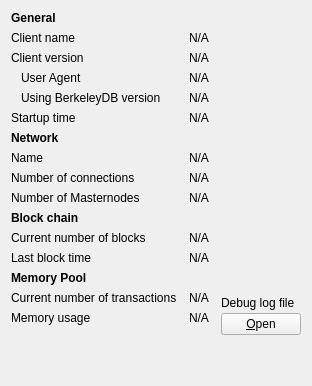
     <widget class="QWidget" name="tab_info">
      <attribute name="title">
       <string>&amp;Information</string>
      </attribute>
      <layout class="QGridLayout" name="gridLayout" columnstretch="0,1,0">
       <property name="horizontalSpacing">
        <number>12</number>
       </property>
       <item row="0" column="0">
        <widget class="QLabel" name="label_9">
         <property name="font">
          <font>
           <weight>75</weight>
           <bold>true</bold>
          </font>
         </property>
         <property name="text">
          <string>General</string>
         </property>
        </widget>
       </item>
       <item row="1" column="0">
        <widget class="QLabel" name="label_5">
         <property name="text">
          <string>Client name</string>
         </property>
        </widget>
       </item>
       <item row="1" column="1" colspan="2">
        <widget class="QLabel" name="clientName">
         <property name="cursor">
          <cursorShape>IBeamCursor</cursorShape>
         </property>
         <property name="text">
          <string>N/A</string>
         </property>
         <property name="textFormat">
          <enum>Qt::PlainText</enum>
         </property>
         <property name="textInteractionFlags">
          <set>Qt::LinksAccessibleByMouse|Qt::TextSelectableByKeyboard|Qt::TextSelectableByMouse</set>
         </property>
        </widget>
       </item>
       <item row="2" column="0">
        <widget class="QLabel" name="label_6">
         <property name="text">
          <string>Client version</string>
         </property>
        </widget>
       </item>
       <item row="2" column="1" colspan="2">
        <widget class="QLabel" name="clientVersion">
         <property name="cursor">
          <cursorShape>IBeamCursor</cursorShape>
         </property>
         <property name="text">
          <string>N/A</string>
         </property>
         <property name="textFormat">
          <enum>Qt::PlainText</enum>
         </property>
         <property name="textInteractionFlags">
          <set>Qt::LinksAccessibleByMouse|Qt::TextSelectableByKeyboard|Qt::TextSelectableByMouse</set>
         </property>
        </widget>
       </item>
       <item row="3" column="0">
        <widget class="QLabel" name="labelClientUserAgent">
         <property name="text">
          <string>User Agent</string>
         </property>
         <property name="indent">
          <number>10</number>
         </property>
        </widget>
       </item>
       <item row="3" column="1" colspan="2">
        <widget class="QLabel" name="clientUserAgent">
         <property name="cursor">
          <cursorShape>IBeamCursor</cursorShape>
         </property>
         <property name="text">
          <string>N/A</string>
         </property>
         <property name="textFormat">
          <enum>Qt::PlainText</enum>
         </property>
         <property name="textInteractionFlags">
          <set>Qt::LinksAccessibleByMouse|Qt::TextSelectableByKeyboard|Qt::TextSelectableByMouse</set>
         </property>
        </widget>
       </item>
       <item row="4" column="0">
        <widget class="QLabel" name="label_berkeleyDBVersion">
         <property name="text">
          <string>Using BerkeleyDB version</string>
         </property>
         <property name="indent">
          <number>10</number>
         </property>
        </widget>
       </item>
       <item row="4" column="1" colspan="2">
        <widget class="QLabel" name="berkeleyDBVersion">
         <property name="cursor">
          <cursorShape>IBeamCursor</cursorShape>
         </property>
         <property name="text">
          <string>N/A</string>
         </property>
         <property name="textFormat">
          <enum>Qt::PlainText</enum>
         </property>
         <property name="textInteractionFlags">
          <set>Qt::LinksAccessibleByMouse|Qt::TextSelectableByKeyboard|Qt::TextSelectableByMouse</set>
         </property>
        </widget>
       </item>
       <item row="5" column="0">
        <widget class="QLabel" name="label_13">
         <property name="text">
          <string>Startup time</string>
         </property>
        </widget>
       </item>
       <item row="5" column="1" colspan="2">
        <widget class="QLabel" name="startupTime">
         <property name="cursor">
          <cursorShape>IBeamCursor</cursorShape>
         </property>
         <property name="text">
          <string>N/A</string>
         </property>
         <property name="textFormat">
          <enum>Qt::PlainText</enum>
         </property>
         <property name="textInteractionFlags">
          <set>Qt::LinksAccessibleByMouse|Qt::TextSelectableByKeyboard|Qt::TextSelectableByMouse</set>
         </property>
        </widget>
       </item>
       <item row="6" column="0">
        <widget class="QLabel" name="labelNetwork">
         <property name="font">
          <font>
           <weight>75</weight>
           <bold>true</bold>
          </font>
         </property>
         <property name="text">
          <string>Network</string>
         </property>
        </widget>
       </item>
       <item row="7" column="0">
        <widget class="QLabel" name="label_8">
         <property name="text">
          <string>Name</string>
         </property>
        </widget>
       </item>
       <item row="7" column="1" colspan="2">
        <widget class="QLabel" name="networkName">
         <property name="cursor">
          <cursorShape>IBeamCursor</cursorShape>
         </property>
         <property name="text">
          <string>N/A</string>
         </property>
         <property name="textFormat">
          <enum>Qt::PlainText</enum>
         </property>
         <property name="textInteractionFlags">
          <set>Qt::LinksAccessibleByMouse|Qt::TextSelectableByKeyboard|Qt::TextSelectableByMouse</set>
         </property>
        </widget>
       </item>
       <item row="8" column="0">
        <widget class="QLabel" name="label_7">
         <property name="text">
          <string>Number of connections</string>
         </property>
        </widget>
       </item>
       <item row="8" column="1" colspan="2">
        <widget class="QLabel" name="numberOfConnections">
         <property name="cursor">
          <cursorShape>IBeamCursor</cursorShape>
         </property>
         <property name="text">
          <string>N/A</string>
         </property>
         <property name="textFormat">
          <enum>Qt::PlainText</enum>
         </property>
         <property name="textInteractionFlags">
          <set>Qt::LinksAccessibleByMouse|Qt::TextSelectableByKeyboard|Qt::TextSelectableByMouse</set>
         </property>
        </widget>
       </item>
       <item row="9" column="0">
        <widget class="QLabel" name="masternodeCountLabel">
         <property name="text">
          <string>Number of Masternodes</string>
         </property>
        </widget>
       </item>
       <item row="9" column="1">
        <widget class="QLabel" name="masternodeCount">
         <property name="text">
          <string>N/A</string>
         </property>
        </widget>
       </item>
       <item row="10" column="0">
        <widget class="QLabel" name="label_10">
         <property name="font">
          <font>
           <weight>75</weight>
           <bold>true</bold>
          </font>
         </property>
         <property name="text">
          <string>Block chain</string>
         </property>
        </widget>
       </item>
       <item row="11" column="0">
        <widget class="QLabel" name="label_3">
         <property name="text">
          <string>Current number of blocks</string>
         </property>
        </widget>
       </item>
       <item row="11" column="1" colspan="2">
        <widget class="QLabel" name="numberOfBlocks">
         <property name="cursor">
          <cursorShape>IBeamCursor</cursorShape>
         </property>
         <property name="text">
          <string>N/A</string>
         </property>
         <property name="textFormat">
          <enum>Qt::PlainText</enum>
         </property>
         <property name="textInteractionFlags">
          <set>Qt::LinksAccessibleByMouse|Qt::TextSelectableByKeyboard|Qt::TextSelectableByMouse</set>
         </property>
        </widget>
       </item>
       <item row="12" column="0">
        <widget class="QLabel" name="labelLastBlockTime">
         <property name="text">
          <string>Last block time</string>
         </property>
        </widget>
       </item>
       <item row="12" column="1" colspan="2">
        <widget class="QLabel" name="lastBlockTime">
         <property name="cursor">
          <cursorShape>IBeamCursor</cursorShape>
         </property>
         <property name="text">
          <string>N/A</string>
         </property>
         <property name="textFormat">
          <enum>Qt::PlainText</enum>
         </property>
         <property name="textInteractionFlags">
          <set>Qt::LinksAccessibleByMouse|Qt::TextSelectableByKeyboard|Qt::TextSelectableByMouse</set>
         </property>
        </widget>
       </item>
       <item row="13" column="0">
        <widget class="QLabel" name="labelMempoolTitle">
         <property name="font">
          <font>
           <weight>75</weight>
           <bold>true</bold>
          </font>
         </property>
         <property name="text">
          <string>Memory Pool</string>
         </property>
        </widget>
       </item>
       <item row="14" column="0">
        <widget class="QLabel" name="labelNumberOfTransactions">
         <property name="text">
          <string>Current number of transactions</string>
         </property>
        </widget>
       </item>
       <item row="14" column="1">
        <widget class="QLabel" name="mempoolNumberTxs">
         <property name="cursor">
          <cursorShape>IBeamCursor</cursorShape>
         </property>
         <property name="text">
          <string>N/A</string>
         </property>
         <property name="textFormat">
          <enum>Qt::PlainText</enum>
         </property>
         <property name="textInteractionFlags">
          <set>Qt::LinksAccessibleByMouse|Qt::TextSelectableByKeyboard|Qt::TextSelectableByMouse</set>
         </property>
        </widget>
       </item>
       <item row="15" column="0">
        <widget class="QLabel" name="labelMemoryUsage">
         <property name="text">
          <string>Memory usage</string>
         </property>
        </widget>
       </item>
       <item row="15" column="1">
        <widget class="QLabel" name="mempoolSize">
         <property name="cursor">
          <cursorShape>IBeamCursor</cursorShape>
         </property>
         <property name="text">
          <string>N/A</string>
         </property>
         <property name="textFormat">
          <enum>Qt::PlainText</enum>
         </property>
         <property name="textInteractionFlags">
          <set>Qt::LinksAccessibleByMouse|Qt::TextSelectableByKeyboard|Qt::TextSelectableByMouse</set>
         </property>
        </widget>
       </item>
       <item row="14" column="2" rowspan="3">
        <layout class="QVBoxLayout" name="verticalLayoutDebugButton">
         <property name="spacing">
          <number>3</number>
         </property>
         <item>
          <spacer name="verticalSpacer_2">
           <property name="orientation">
            <enum>Qt::Vertical</enum>
           </property>
           <property name="sizeHint" stdset="0">
            <size>
             <width>10</width>
             <height>5</height>
            </size>
           </property>
          </spacer>
         </item>
         <item>
          <widget class="QLabel" name="labelDebugLogfile">
           <property name="text">
            <string>Debug log file</string>
           </property>
          </widget>
         </item>
         <item>
          <widget class="QPushButton" name="openDebugLogfileButton">
           <property name="toolTip">
            <string>Open the Bitcreds debug log file from the current data directory. This can take a few seconds for large log files.</string>
           </property>
           <property name="text">
            <string>&amp;Open</string>
           </property>
           <property name="autoDefault">
            <bool>false</bool>
           </property>
          </widget>
         </item>
        </layout>
       </item>
       <item row="18" column="0">
        <spacer name="verticalSpacer">
         <property name="orientation">
          <enum>Qt::Vertical</enum>
         </property>
         <property name="sizeHint" stdset="0">
          <size>
           <width>20</width>
           <height>40</height>
          </size>
         </property>
        </spacer>
       </item>
      </layout>
     </widget>
